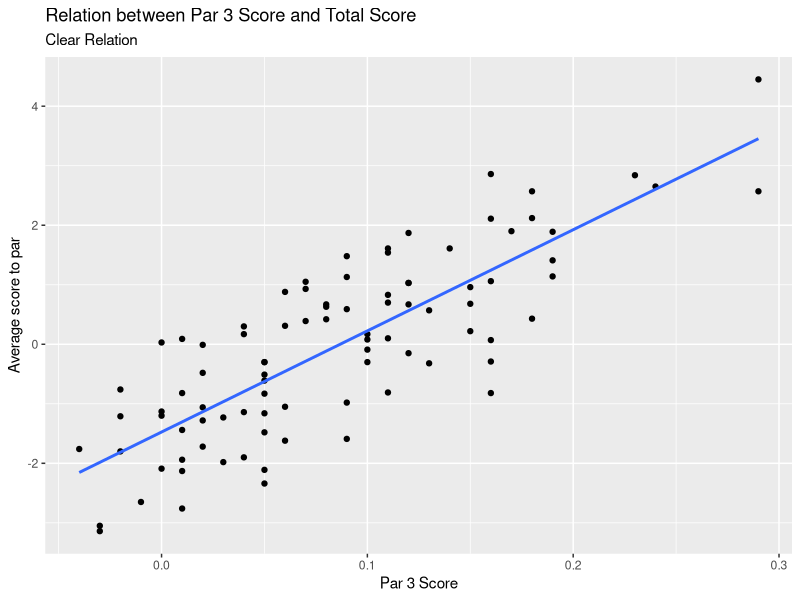
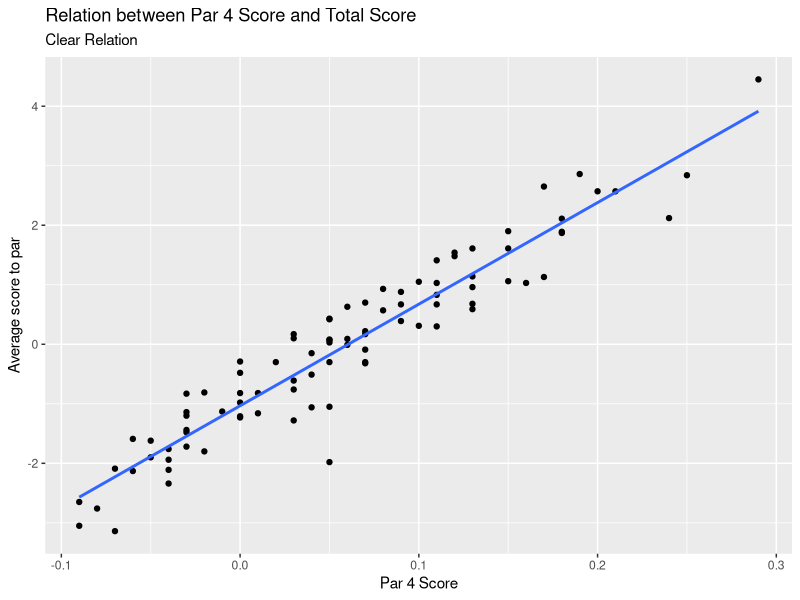
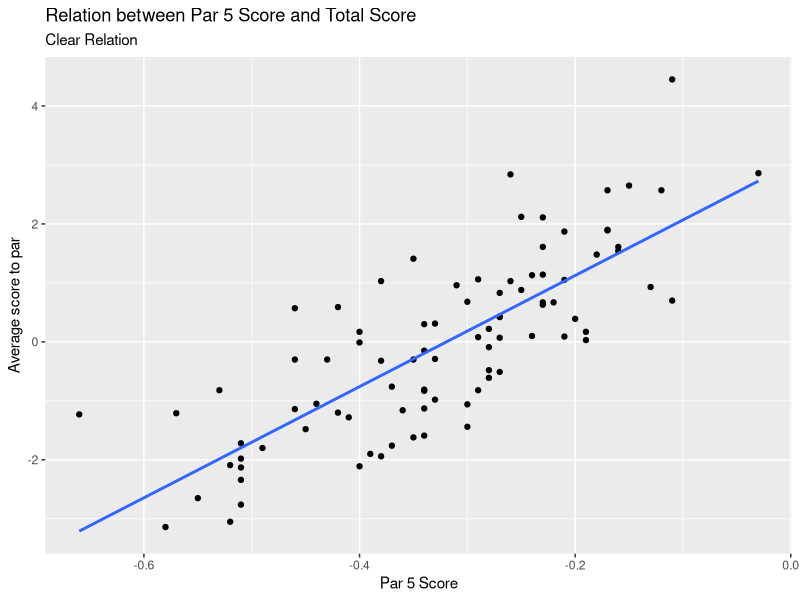

R code for these plots, in order:
## ---- chunk 1
#| echo: FALSE
#| message: FALSE
#| warning: FALSE
library(tidyverse)
library(patchwork)
golf_data <- read_csv(file = "dg_course_table.csv")
## ---- chunk 2
#| echo: FALSE
#| message: FALSE
p1 <- golf_data |> ggplot(mapping = aes(x = adj_par_3_score, y = adj_score_to_par)) + 
    geom_point() + geom_smooth(method = "lm", se = FALSE) + labs(title = "Relation between Par 3 Score and Total Score", subtitle = "Clear Relation", x = "Par 3 Score", y = "Average score to par")

model <- lm(adj_score_to_par ~ adj_par_3_score, data = golf_data)
slope <- coef(model)[2]

p2 <- golf_data |> ggplot(mapping = aes(x = adj_par_4_score, y = adj_score_to_par)) + 
    geom_point() + geom_smooth(method = "lm", se = FALSE) + labs(title = "Relation between Par 4 Score and Total Score", subtitle = "Clear Relation", x = "Par 4 Score", y = "Average score to par")

model2 <- lm(adj_score_to_par ~ adj_par_4_score, data = golf_data)
slope2 <- coef(model2)[2]

p3 <- golf_data |> ggplot(mapping = aes(x = adj_par_5_score, y = adj_score_to_par)) + 
    geom_point() + geom_smooth(method = "lm", se = FALSE) + labs(title = "Relation between Par 5 Score and Total Score", subtitle = "Clear Relation", x = "Par 5 Score", y = "Average score to par")


model3 <- lm(adj_score_to_par ~ adj_par_5_score, data = golf_data)
slope3 <- coef(model3)[2]

p1
p2
p3
print(slope)
print(slope2)
print(slope3)

